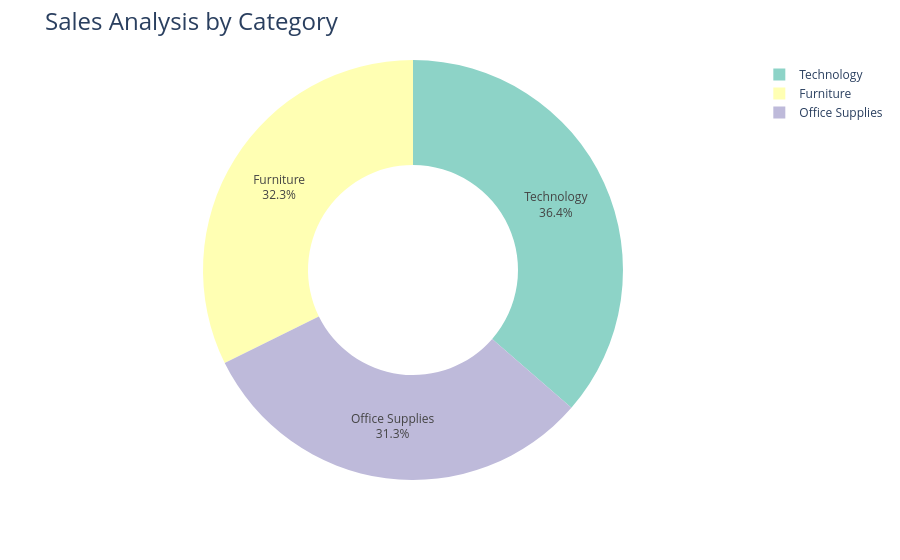

Notebook code for this chart:
### Code cell
fig = px.pie(sales_by_category,
             values='Sales',
             names='Category',
             hole=0.5,
             color_discrete_sequence = px.colors.qualitative.Set3)

fig.update_traces(textposition='inside', textinfo='percent+label')
fig.update_layout(title_text='Sales Analysis by Category', title_font=dict(size=24))
fig.show()

### Figure 1 — Plotly figure (JSON) as saved in the notebook; plotly's stock layout.template omitted (floating-point values rounded to 4 significant figures)
{"data": [{"domain": {"x": [0, 1], "y": [0, 1]}, "hole": 0.5, "hovertemplate": "Category=%{label}<br>Sales=%{value}<extra></extra>", "labels": ["Furniture", "Office Supplies", "Technology"], "legendgroup": "", "name": "", "showlegend": true, "textinfo": "percent+label", "textposition": "inside", "type": "pie", "values": [742000.0, 719000.0, 836200.0]}], "layout": {"legend": {"tracegroupgap": 0}, "margin": {"t": 60}, "piecolorway": ["rgb(141,211,199)", "rgb(255,255,179)", "rgb(190,186,218)", "rgb(251,128,114)", "rgb(128,177,211)", "rgb(253,180,98)", "rgb(179,222,105)", "rgb(252,205,229)", "rgb(217,217,217)", "rgb(188,128,189)", "rgb(204,235,197)", "rgb(255,237,111)"], "title": {"font": {"size": 24}, "text": "Sales Analysis by Category"}}}
